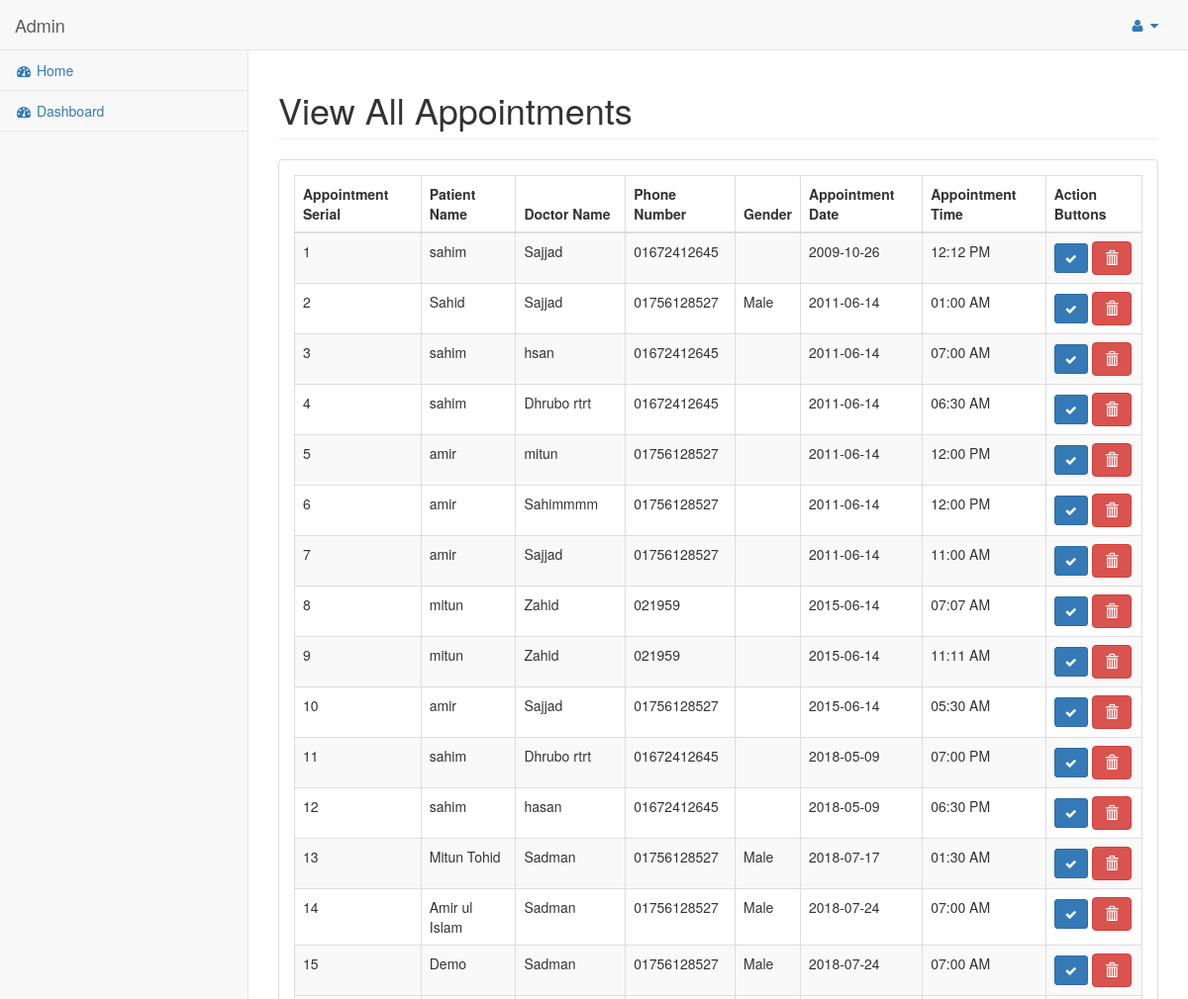
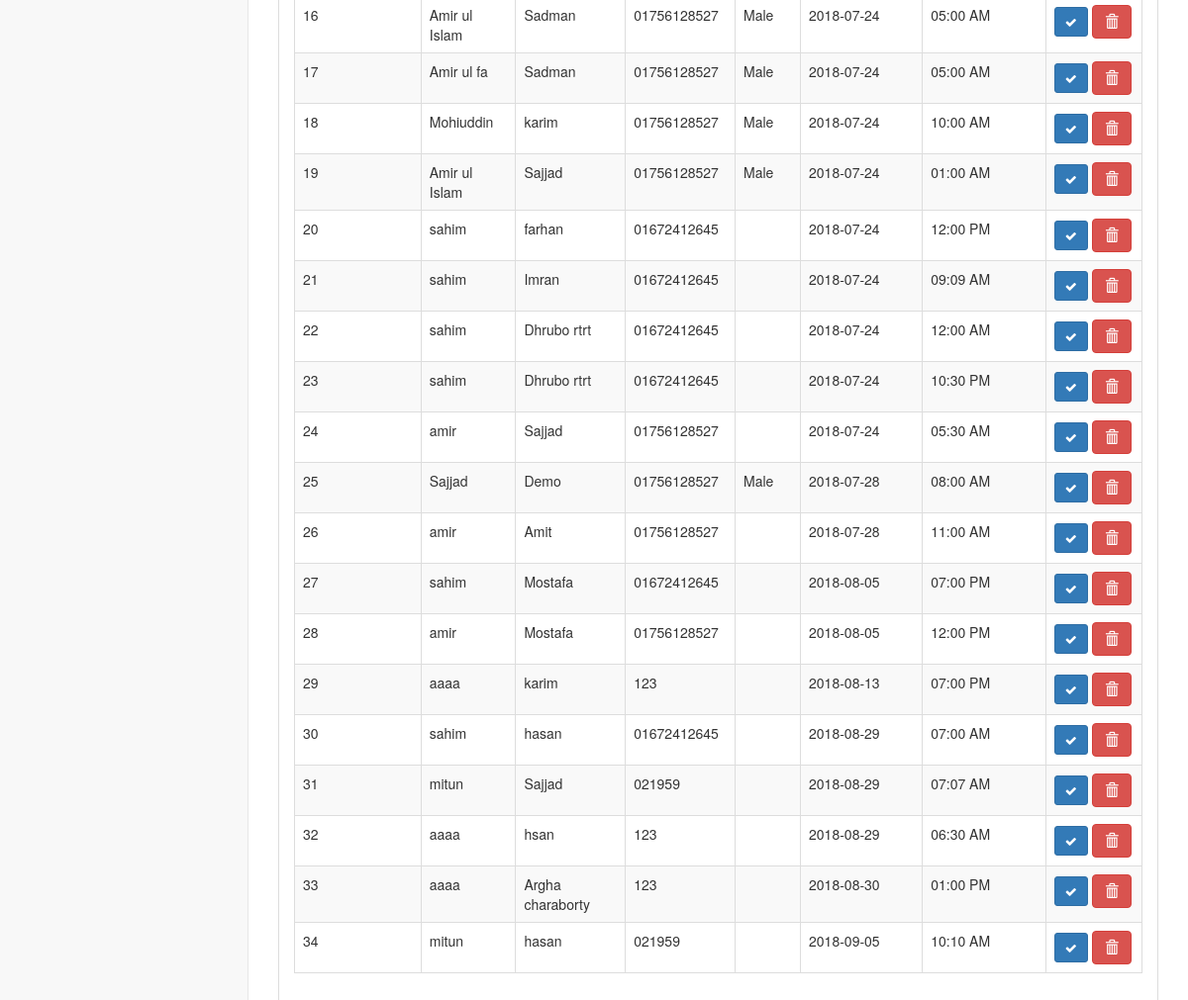
Before: /index.php/appointment/manage_appointment with the older database file (2 pictures, top to bottom).
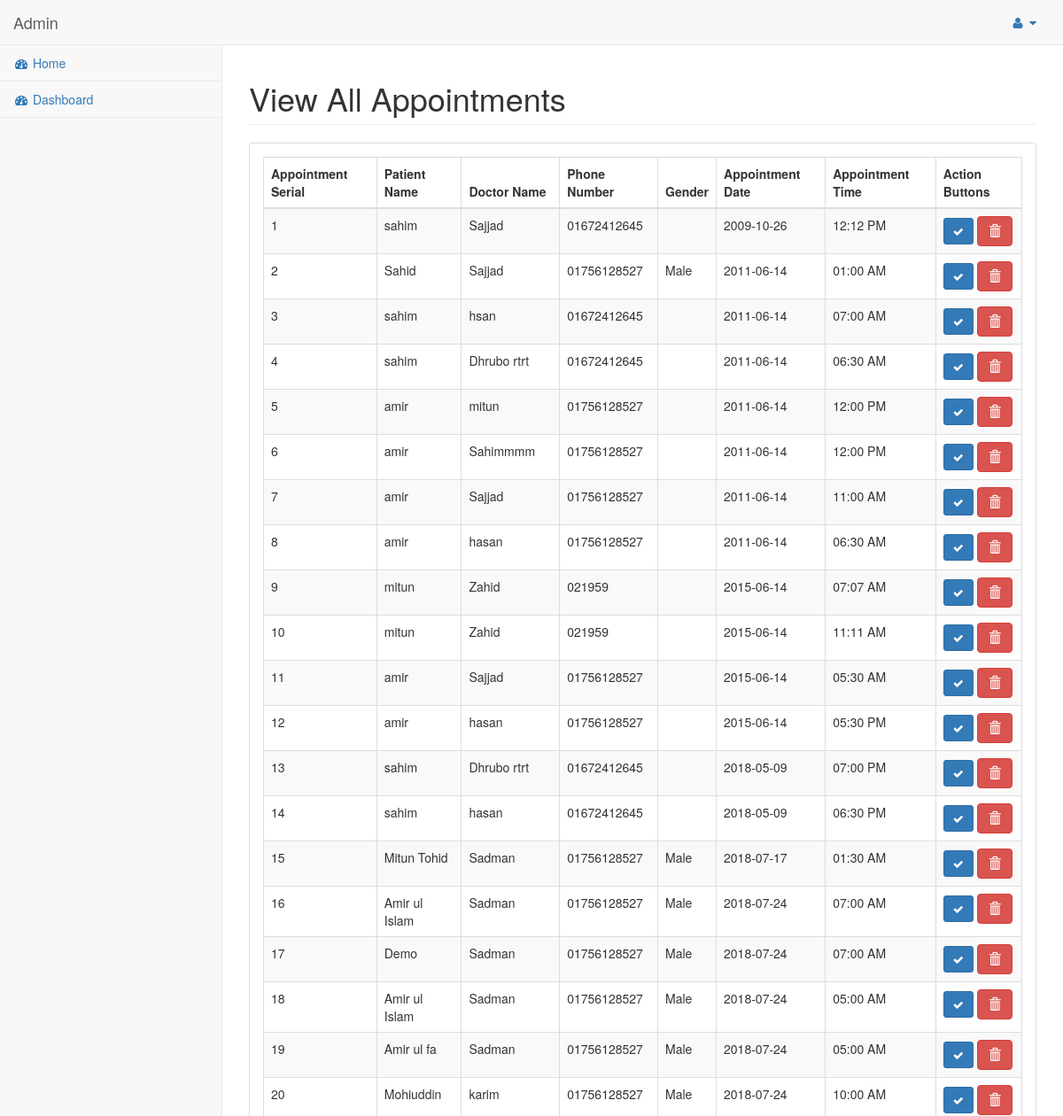
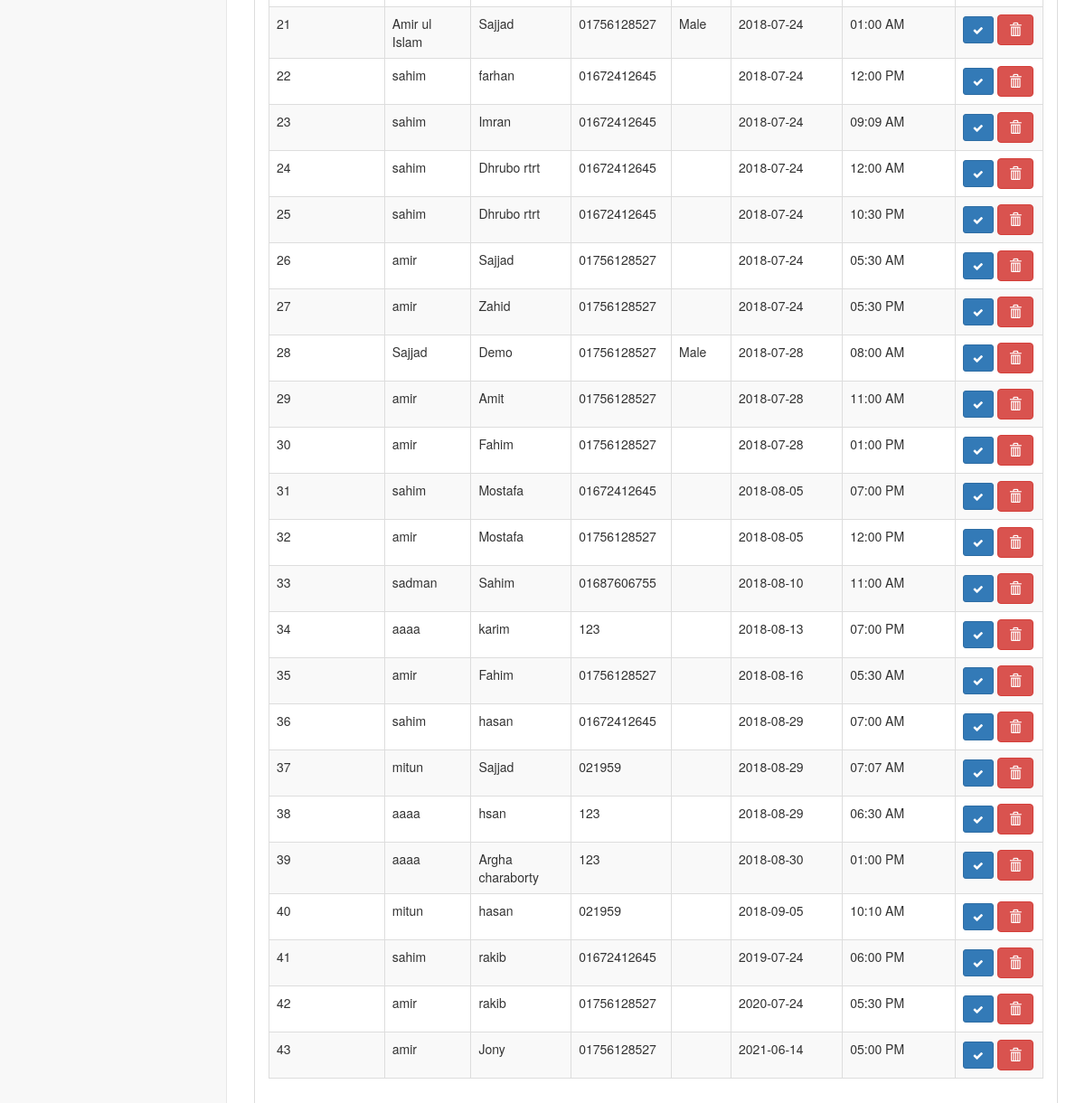
After: the same page with the newer database file (2 pictures, top to bottom).
### tables this page shows
CREATE TABLE `tbl_appointment` (
  `appointment_id` int(11) NOT NULL,
  `doc_id` int(11) NOT NULL,
  `patient_id` int(11) NOT NULL,
  `patient_name` varchar(255) NOT NULL,
  `phone_number` varchar(100) NOT NULL,
  `gender` varchar(50) NOT NULL,
  `doc_fee` int(100) NOT NULL,
  `appointment_date` date NOT NULL,
  `appointment_time` time NOT NULL,
  `appointment_status` tinyint(3) NOT NULL DEFAULT '1',
  `payment_type` varchar(20) NOT NULL,
  `payment_status` varchar(20) NOT NULL DEFAULT 'Pending'
);

CREATE TABLE `tbl_doctor` (
  `doc_id` int(11) NOT NULL,
  `hospital_id` int(11) NOT NULL,
  `doc_name` varchar(255) NOT NULL,
  `doc_image` text NOT NULL,
  `doc_email` varchar(255) NOT NULL,
  `doc_password` varchar(255) NOT NULL,
  `doc_mobile_no` varchar(16) NOT NULL,
  `doc_qualification` varchar(255) NOT NULL,
  `doc_designation` varchar(255) NOT NULL,
  `doc_category` varchar(255) NOT NULL,
  `symptoms` varchar(255) NOT NULL,
  `disease` varchar(255) NOT NULL,
  `doc_birth_date` date NOT NULL,
  `doc_join_date` date NOT NULL,
  `doc_chamber` varchar(255) NOT NULL,
  `doc_fee` int(100) NOT NULL,
  `doc_status` tinyint(3) NOT NULL
);

### application/controllers/Appointment.php (called while the page is built, shortened)
<?php
class Appointment extends CI_Controller
{
    public function __construct()
    {
        $this->load->model('appointment_model');
    }
    public function manage_appointment()
    {
        $data = array();
        $data['app_data'] = $this->appointment_model->select_all_appointments();
        $data['dashboard'] = $this->load->view('admin/admin_pages/manage_appointment_form', $data, true);
        $this->load->view('admin/admin_master', $data);
    }
}

### index.php (called while the page is built, shortened)
<?php
require_once BASEPATH.'core/CodeIgniter.php';

### application/models/Appointment_model.php (called while the page is built, shortened)
<?php
class Appointment_model extends CI_Model
{
    public function select_all_appointments()
    {
        $result = $this->db->select('*')
            ->from('tbl_appointment')
            ->order_by('appointment_date asc', 'appointment_time desc')
            ->get()
            ->result();
        return $result;
    }
}

### application/models/Doctor_model.php (called while the page is built, shortened)
<?php
class Doctor_model extends CI_Model
{
    public function get_doctor_record_for_image($doc_image)
    {
        return $this->db->where('doc_id', $doc_image)->get('tbl_doctor')->row();
    }
}

### application/views/admin/admin_pages/manage_appointment_form.php (the view, shortened to what this page needs)
<div class="row">
    <div class="col-lg-12">
        <h1 class="page-header">View All Appointments</h1>
    </div>
</div>
<div class="row">
    <div class="col-lg-12">
        <div class="panel panel-default">
            <div class="panel-body">
                <table width="100%" class="table table-striped table-bordered table-hover" id="dataTables-example">
                    <thead>
                    <tr>
                        <th>Appointment Serial</th>
                        <th>Patient Name</th>
                        <th>Doctor Name</th>
                        <th>Phone Number</th>
                        <th>Gender</th>
                        <th>Appointment Date</th>
                        <th>Appointment Time</th>
                        <th>Action Buttons</th>
                    </tr>
                    </thead>
                    <tbody>
                    <?php
                    $i = 1;
                    foreach ($app_data as $v_app) {
                        $doc_name = $this->doctor_model->get_doctor_record_for_image($v_app->doc_id);
                        ?>
                        <tr>
                            <td><?php echo $i++?></td>
                            <td><?php echo $v_app->patient_name ?></td>
                            <td><?php echo $doc_name->doc_name ?></td>
                            <td><?php echo $v_app->phone_number ?></td>
                            <td><?php echo $v_app->gender ?></td>
                            <td><?php echo $v_app->appointment_date ?></td>
                            <td><?php echo date('h:i A', strtotime($v_app->appointment_time)) ?></td>
                            <td>
                                <a href="<?php echo base_url("appointment/done_appointment/$v_app->appointment_id")?>" class='btn btn-primary btn-sm' title="Update Status">
                                    <i class=" fa fa-check "></i>
                                </a>
                                <a href="<?php echo base_url("appointment/delete_appointment/$v_app->appointment_id") ?>"
                                   class="btn btn-danger" title="Delete"
                                   onclick="return confirm('Are you sure want to delete!!')"><span
                                            class="glyphicon glyphicon-trash"></span></a>
                            </td>
                        </tr>
                    <?php } ?>
                    </tbody>
                </table>
            </div>
        </div>
    </div>
</div>

### application/views/admin/admin_master.php (shortened to what this page needs)
<!DOCTYPE html>
<html lang="en">
<head>
    <link href="<?php echo base_url()?>asset/admin_asset/vendor/bootstrap/css/bootstrap.min.css" rel="stylesheet">
    <link href="<?php echo base_url()?>asset/admin_asset/vendor/metisMenu/metisMenu.min.css" rel="stylesheet">
    <link rel="stylesheet" href="<?php echo base_url()?>asset/admin_asset/datepicker/css/bootstrap-datepicker3.css">
    <link rel="stylesheet" href="<?php echo base_url()?>asset/timepicker/jquery.timepicker.min.css">
    <link href="<?php echo base_url()?>asset/admin_asset/vendor/datatables-plugins/dataTables.bootstrap.css" rel="stylesheet">
    <link href="<?php echo base_url()?>asset/admin_asset/vendor/datatables-responsive/dataTables.responsive.css" rel="stylesheet">
    <link href="<?php echo base_url()?>asset/admin_asset/dist/css/sb-admin-2.css" rel="stylesheet">
    <link href="<?php echo base_url()?>asset/admin_asset/vendor/morrisjs/morris.css" rel="stylesheet">
    <link href="<?php echo base_url()?>asset/css/star-rating-svg.css" rel="stylesheet">
    <link href="<?php echo base_url()?>asset/admin_asset/vendor/font-awesome/css/font-awesome.min.css" rel="stylesheet" type="text/css">
</head>
<body>
<div id="wrapper">
    <nav class="navbar navbar-default navbar-static-top" role="navigation" style="margin-bottom: 0">
        <div class="navbar-header">
            <a class="navbar-brand" href="<?php echo base_url('admin-dashboard')?>"> Admin </a>
        </div>
        <ul class="nav navbar-top-links navbar-right">
            <li class="dropdown">
                <a class="dropdown-toggle" data-toggle="dropdown" href="#">
                    <i class="fa fa-user fa-fw"></i> <i class="fa fa-caret-down"></i>
                </a>
            </li>
        </ul>
        <div class="navbar-default sidebar" role="navigation">
            <div class="sidebar-nav navbar-collapse">
                <ul class="nav" id="side-menu">
                    <li>
                        <a href="<?php echo base_url('')?>"><i class="fa fa-dashboard fa-fw"></i> Home</a>
                    </li>
                    <li>
                        <a href="<?php echo base_url('admin-dashboard')?>"><i class="fa fa-dashboard fa-fw"></i> Dashboard</a>
                    </li>
                </ul>
            </div>
        </div>
    </nav>
    <div id="page-wrapper">
    <?php echo $dashboard?>
    </div>
</div>
</body>
</html>

Changed rows visible on the page:
added tbl_appointment: patient_name "amir", doc.doc_name "hasan", phone_number "01756128527", appointment_date "2011-06-14", appointment_time "06:30 AM"
added tbl_appointment: patient_name "amir", doc.doc_name "hasan", phone_number "01756128527", appointment_date "2015-06-14", appointment_time "05:30 PM"
added tbl_appointment: patient_name "amir", doc.doc_name "Zahid", phone_number "01756128527", appointment_date "2018-07-24", appointment_time "05:30 PM"
added tbl_appointment: patient_name "amir", doc.doc_name "Fahim", phone_number "01756128527", appointment_date "2018-07-28", appointment_time "01:00 PM"
added tbl_appointment: patient_name "sadman", doc.doc_name "Sahim", phone_number "01687606755", appointment_date "2018-08-10", appointment_time "11:00 AM"
added tbl_appointment: patient_name "amir", doc.doc_name "Fahim", phone_number "01756128527", appointment_date "2018-08-16", appointment_time "05:30 AM"
added tbl_appointment: patient_name "sahim", doc.doc_name "rakib", phone_number "01672412645", appointment_date "2019-07-24", appointment_time "06:00 PM"
added tbl_appointment: patient_name "amir", doc.doc_name "rakib", phone_number "01756128527", appointment_date "2020-07-24", appointment_time "05:30 PM"
added tbl_appointment: patient_name "amir", doc.doc_name "Jony", phone_number "01756128527", appointment_date "2021-06-14", appointment_time "05:00 PM"
